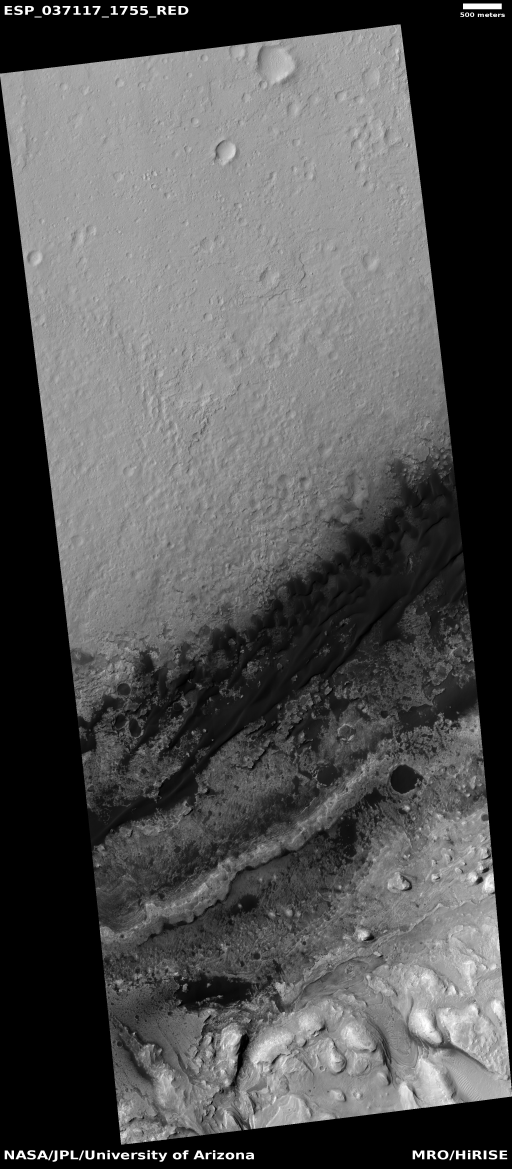
#> input picture img/ESP_037117_1755_RED.abrowse.jpg, 2048 x 4676 px (shown at 1/4 size)
$ python mars.py --file img/ESP_037117_1755_RED.abrowse.jpg   (older library calls are emulated)
#> lines starting #> are read from the running program, lines starting #| are printed output that depends on the picture
### experiments/utils/automatic.py
import cv2
import os
from .circle_recognition import simply_circle_recognition
from .display import show_circles
from .export import relative_picture_coordinates_to_degrees, save_csv, save_shapefile

def load_recognize_circles_and_display(circle_parameters, org_path, preprocess_path="input.jpg",  save_path="output.jpg"):

    print(f"Loading file {org_path}")

    # Read the image as greyscale
    img_org = cv2.imread(org_path, cv2.IMREAD_GRAYSCALE)
    img_preprocess = cv2.imread(preprocess_path)

    circles = simply_circle_recognition(img_preprocess, circle_parameters)
    print(circles)
    print(circles.shape)
    out_img = show_circles(img_org, circles)

    if save_path is not None:
        cv2.imwrite(save_path, out_img)

    return circles

def get_meta(path, geometry):
    """Gets meta information from the JMARS filename

    :param path: path to the file (can with with or without dirs)
    :type path: string
    :return: structure with width, height, center and ppd (zoom factor)
    :rtype: int, int, (float, float), int
    """
#> called with path = 'img/ESP_037117_1755_RED.abrowse.jpg'
    img = cv2.imread(path)
#> img is the input picture: shape (4676, 2048, 3); min 0, max 255, mean 83.6
    height, width = img.shape[:2]
#> height = 4676; width = 2048

    try:
        # First, get rid of the dir
        _, fname = os.path.split(path)

        # Now, get rid of the extension
        fname, _ = os.path.splitext(fname)

        _, lng, lat, _, ppd, *_ = fname.split("_")

        is_jmars = lng.startswith("JM")
        if is_jmars:
            lng = lng.lstrip("JM")

        ppd = int(ppd.rstrip("ppd"))
        lng = float(lng)
        lat = float(lat)

        return {
            "width": width,
            "height": height,
            "center": (lng, lat),
            "ppd": ppd
        }

    except:
        print(f"Parsing metadata from filename failed. Trying to parse geometry ({geometry})")

        try:
            lng,lat,ppd=geometry.split(",")
            return {
                "width": width,
                "height": height,
                "center": (float(lng), float(lat)),
                "ppd": int(ppd)
            }
        except:
            print("Metadata from filename failed, geometry not specified, using dummy defaults.")
            return {
                "width": width,
                "height": height,
                "center": (float(0.0), float(0.0)),
                "ppd": int(1024)
            }

# [8 lines left out: function export_to_csv_and_shp, not called in this run]

### mars.py
import cv2
import numpy as np
from os import path, remove
import argparse
import sys

sys.path.append('./experiments')

from utils import automatic

DATA_DIR = "./experiments/org/"

FILES = [ DATA_DIR + "THEMIS Night IR 100m Global Mosaic (v14.0)_JM137.184_-15.195_256_2048ppd.jpg",
          DATA_DIR + "THEMIS Night IR 100m Global Mosaic (v14.0)_JM137.184_-15.195_256_2048ppd_2_with_craters_max_diameter_30_km_min_crater_depth_0.5_km.jpg" ]

CIRCLES = (
    (150, 10, 50),
    (550 , 50, 500)
)

def preprocess_edges_canny(img, threshold_low = 100.0, threshold_high = 200.0, sobel_aperture_size = 3):

    """ Implements Canny edges detection.

        For details, see: https://docs.opencv.org/3.4/da/d22/tutorial_py_canny.html

    """

    print("Running Canny edge detection.")

    l2gradient = False # a flag, indicating whether a more accurate, but slower gradient should be used

    # now create an array of the same dimension, but only one channel
    e = np.zeros((img.shape[0], img.shape[1]))

    # Call the canny image search
    edges = cv2.Canny(img, threshold_low, threshold_high, e, sobel_aperture_size, l2gradient)

    return edges

def preprocess_edges_sobel(img, ksize=3):
    print("Running Sobel edge detection.")

    grad_x = cv2.Sobel(img, cv2.CV_64F, 1, 0, ksize=ksize)
    grad_y = cv2.Sobel(img, cv2.CV_64F, 0, 1, ksize=ksize)

    abs_grad_x = cv2.convertScaleAbs(grad_x)
    abs_grad_y = cv2.convertScaleAbs(grad_y)

    grad = cv2.addWeighted(abs_grad_x, 0.5, abs_grad_y, 0.5, 0)

    return grad

def preprocess_median_blur(img, blur_radius):

    print(f"Running median blus with blur radius {blur_radius}.")

    # blur_radius - a good values are between 5 and 15
    return cv2.medianBlur(img, blur_radius)

def preprocess_file(f: str, step1_file: str, step2_file: str, args):

    img = cv2.imread(f, cv2.IMREAD_GRAYSCALE)

    # smoothes an image using the median filter with the ksize×ksize aperture, must be odd number
    median_blur = args.blur
    threshold_low = args.canny_threshold_low # first threshold for the hysteresis procedure.
    threshold_high = args.canny_threshold_high # second threshold for the hysteresis procedure.
    sobel_aperture_size = args.sobel_aperture_size # aperture size for the Sobel operator.

    img2 = preprocess_median_blur(img, median_blur)

    cv2.imwrite(step1_file, img2)
    if args.display_steps:
        cv2.imshow('Edges', img2)
        cv2.waitKey(10000)
    print(f"3. Median blur (step 1) stored in {step1_file}")

    if args.edges == 'sobel':
        img3 = preprocess_edges_sobel(img2, sobel_aperture_size)
    elif args.edges == 'canny':
        img3 = preprocess_edges_canny(img2, threshold_low=threshold_low, threshold_high=threshold_high, sobel_aperture_size=sobel_aperture_size)
    elif args.edges == 'none':
        print("Skipping edges detection.")
        img3 = img2
    else:
        print(f"ERROR: Invalid edge detection algorithm specified: {args.edges}")

    cv2.imwrite(step2_file, img3)

    print(f"4. Edge detection (step 2) stored in {step2_file}")
    if args.display_steps:
        cv2.imshow('Edges', img3)
        cv2.waitKey(10000)

def show_file(f: str):
    # Load a sample image
    img = cv2.imread(f)
    show_img(img)

def show_img(img):
    # Display the image, wait for key and quit
    cv2.imshow('image',img)
    cv2.waitKey(0)
    cv2.destroyAllWindows()

### Main section starts here

if __name__ == '__main__':

    parser = argparse.ArgumentParser("gut-space-craters")
    parser.add_argument("--blur", type=int, help='Specifies median blur radius.', default=13)
    parser.add_argument("--edges", type=str, help='Specifies the edge detection algorithm (sobel, canny, none)', default='canny')
    parser.add_argument('-f','--file', type=str, nargs='+', action='append', help='list of PNG or JPEG files to process.')
    parser.add_argument('-s','--save-steps', type=bool, help='Specifies if intermediate steps should be saved', default=True)
    parser.add_argument('-d','--display-steps', type=bool, help='Specifies if intermediate steps should shown', default=False)
    parser.add_argument('--geometry', type=str, help='Specifies image geometry (longitude,latitude,pixels-per-degree), will be determined automatically from the filename if THEMIS naming convention is followed')

    # Canny edge detection parameters:
    parser.add_argument('--canny-threshold-low', type=float, help="Canny: First threshold for hysteresis procedure, default=100.0", default=100.0)
    parser.add_argument('--canny-threshold-high', type=float, help="Canny: Second threshold for hysteresis procedure, default=200.0", default=200.0)

    parser.add_argument('--sobel-aperture-size', type=int, help="Sobel/Canny: aperture size for the Sobel operator, default=3", default=3)

    args = parser.parse_args()

    if args.file is None:
        print(f"No files specified, using default {FILES}")
        args.file = FILES
    else:
        # argparse has an odd notation. It returns list of lists of strings if
        # repeated arguments are allowed (as is the case for -f). Need to get
        # rid of inner lists.
        args.file = list(map(lambda a: a[0], args.file))

    print(f"Running with the following parameters: {args}")

    for f in args.file:
        #fname = path.join(DATA_DIR, f)
        fname = f
        print(f"1. Processing file {fname}")

        fname_base, _ = path.splitext(fname)

        meta = automatic.get_meta(fname, args.geometry)
        print(f"2. Metadata: {meta}")
#| 2. Metadata: {'width': 2048, 'height': 4676, 'center': (0.0, 0.0), 'ppd': 1024}

        step1_file = fname_base + "_1_blur.jpg"
        step2_file = fname_base + "_2_edges.jpg"
        step3_file = fname_base + "_3_craters.jpg"
        step4_file = fname_base + "_4_craters"

        # Skip the preprocessing first and assume the input file is preprocessed
        preprocess_file(fname, step1_file, step2_file, args)
#> in preprocess_edges_canny, `edges = cv2.Canny(img, threshold_low, threshold_high, e, sobel_apertur..`:
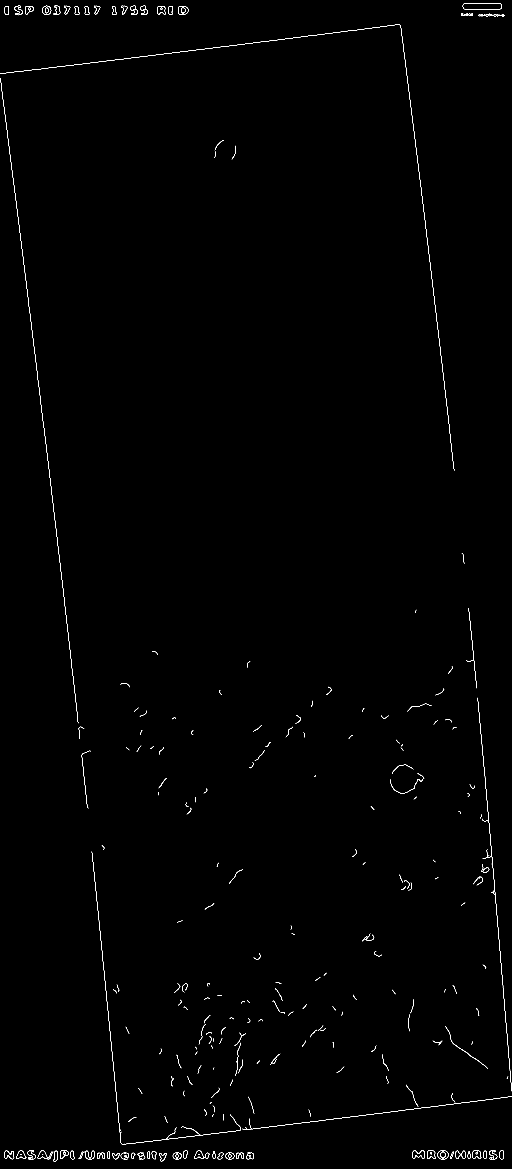
#> edges: shape (4676, 2048) (shown at 1/4 size); 0.28% white in thin lines or dots

        craters = automatic.load_recognize_circles_and_display(CIRCLES, fname, step2_file, step3_file)
#> in load_recognize_circles_and_display, `img_preprocess = cv2.imread(preprocess_path)`:
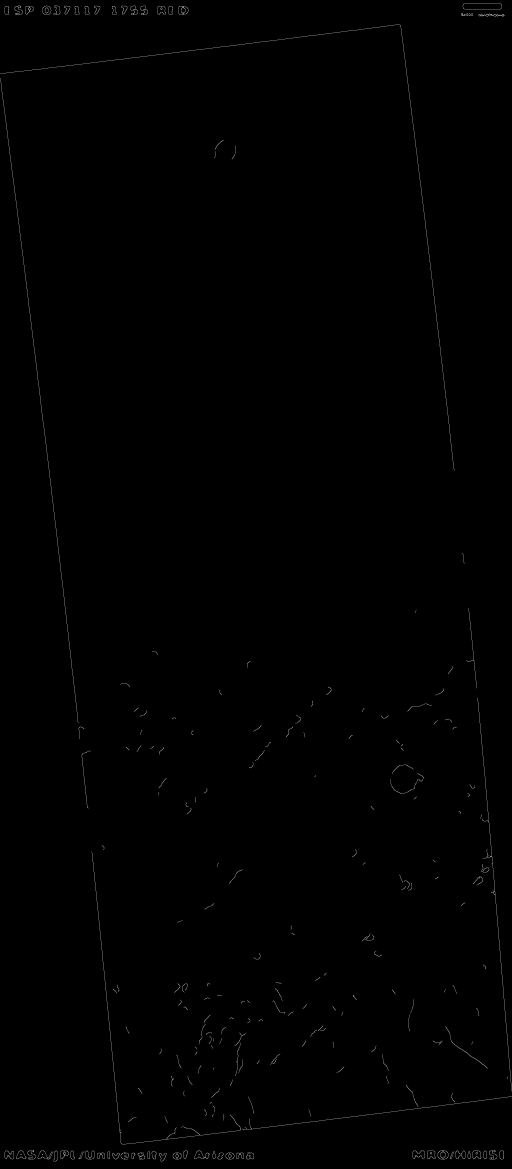
#> img_preprocess: shape (4676, 2048, 3) (shown at 1/4 size); min 0, max 255, mean 0.7
#> (the run stopped early here; a loop or call above may not have finished)
